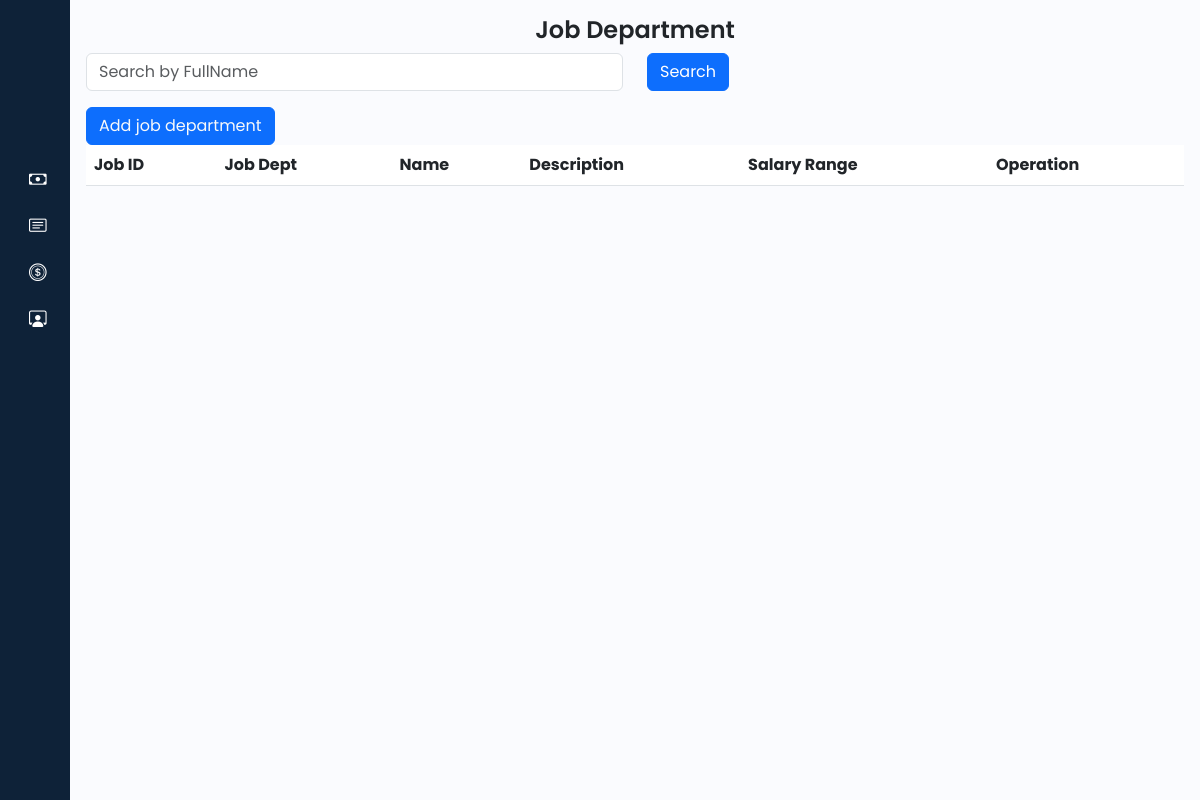
Page /admin/jobDepartment.php on the earlier database version.
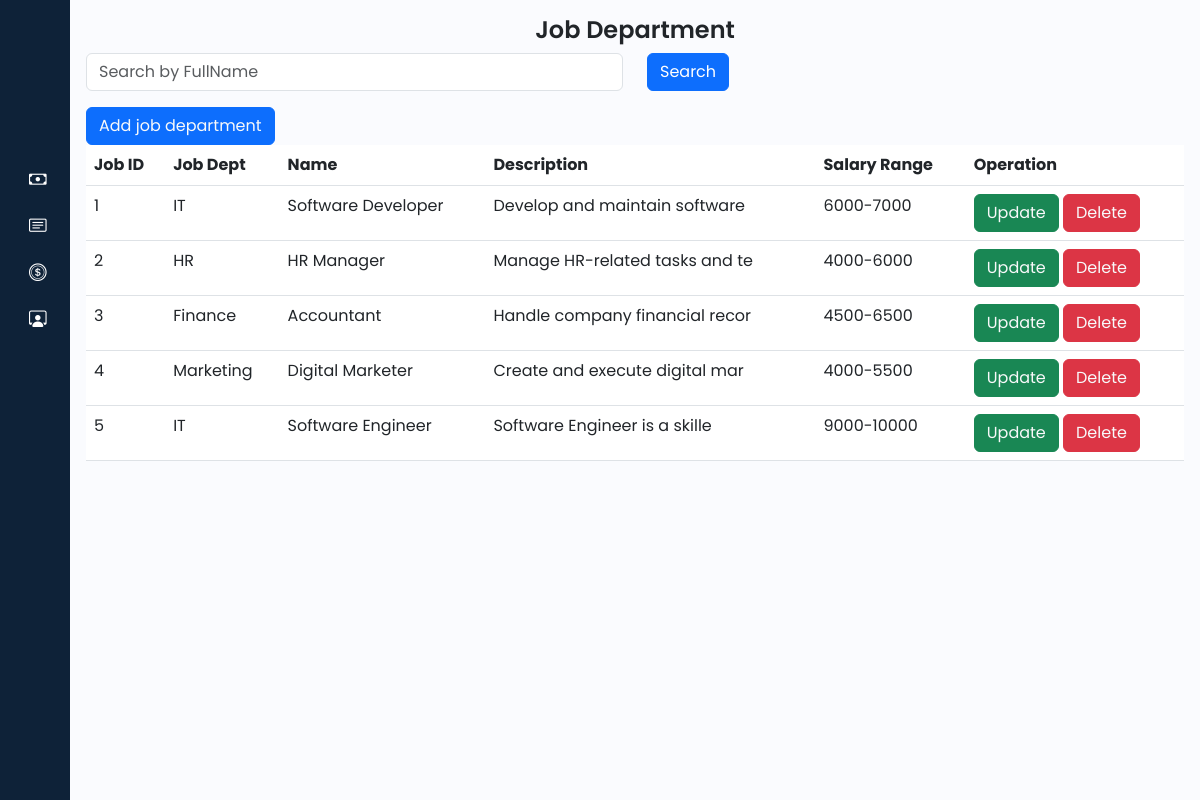
Same page on the later database version.
### tables this page shows
CREATE TABLE `job_department` (
  `job_ID` int(11) NOT NULL,
  `job_dept` varchar(30) DEFAULT NULL,
  `name` varchar(30) DEFAULT NULL,
  `description` varchar(30) DEFAULT NULL,
  `salary_range` varchar(30) DEFAULT NULL
);

### admin/jobDepartment.php (the view, shortened to what this page needs)
<?php
@include '../connection/connect.php';
$select = "SELECT * FROM job_department";
$result = mysqli_query($con, $select);
?>
<!DOCTYPE html>
<html lang="en">
<head>
    <link href="https://cdn.lineicons.com/4.0/lineicons.css" rel="stylesheet" />
    <link href="https://cdn.jsdelivr.net/npm/bootstrap@5.3.0-alpha3/dist/css/bootstrap.min.css" rel="stylesheet"
>
    <link rel="stylesheet" href="https://cdn.jsdelivr.net/npm/bootstrap-icons@1.11.3/font/bootstrap-icons.min.css">
    <link rel="stylesheet" href="style/style.css">
</head>
<body>
    <div class="wrapper">
        <?php include 'sidebar.php'; ?>
        <div class="main p-3">
            <div class="text-center">
                <h1>
                    Job Department
                </h1>
            </div>
            <form method="post">
                <div class="row mb-3">
                    <div class="col-sm">
                        <input type="text" name="search_keyword" class="form-control" placeholder="Search by FullName" value="<?php echo isset($search_keyword) ? $search_keyword : ''; ?>">
                    </div>
                    <div class="col-sm">
                        <button type="submit" name="search" class="btn btn-primary">Search</button>
                    </div>
                </div>
            </form>
            <button class="btn btn-primary">
                <a href="operation/jobDepartment/create.php" class="text-light">Add job department</a>
            </button>
            <table class="table table-inverse">
            <thead>
                <tr>
                    <th>Job ID</th>
                    <th>Job Dept</th>
                    <th>Name</th>
                    <th>Description</th>
                    <th>Salary Range</th>
                    <th>Operation</th>
                </tr>
            </thead>
            <tbody>
                <?php
                if ($result) {
                    while ($row = mysqli_fetch_assoc($result)) {
                        $job_ID = $row['job_ID'];
                        $job_dept = $row['job_dept'];
                        $name = $row['name'];
                        $description = $row['description'];
                        $salary_range = $row['salary_range'];
                        echo '<tr>
                            <td>'.$job_ID.' </td>
                            <td>'.$job_dept.' </td>
                            <td>'.$name.' </td>
                            <td>'.$description.' </td>
                            <td>'.$salary_range.' </td>
                            <td>
                                <button class="btn btn-success"><a href="operation/jobDepartment/update.php?updatejob_ID='.$job_ID.'" class="text-light">Update</a></button>
                                <button class="btn btn-danger"><a href="operation/jobDepartment/delete.php?deletejob_ID='.$job_ID.'" class="text-light">Delete</a></button>
                            </td>
                        </tr>';
                    }
                }
                ?>
            </tbody>
            </table>
        </div>
    </div>
</body>
</html>

### admin/sidebar.php (shortened to what this page needs)
<aside id="sidebar">
            <div class="d-flex">
                <button class="toggle-btn" type="button">
                </button>
            </div>
            <ul class="sidebar-nav">
                <li class="sidebar-item">
                    <a href="employee.php" class="sidebar-link">
                    </a>
                </li>
                <li class="sidebar-item">
                    <a href="jobDepartment.php" class="sidebar-link">
                    </a>
                </li>
                <li class="sidebar-item">
                    <a href="payRoll.php" class="sidebar-link">
                        <i class="bi bi-cash"></i>
                    </a>
                </li>
                <li class="sidebar-item">
                    <a href="qualification.php" class="sidebar-link">
                        <i class="bi bi-card-text"></i>
                    </a>
                </li>
                <li class="sidebar-item">
                    <a href="salaryBonus.php" class="sidebar-link">
                        <i class="bi bi-coin"></i>
                    </a>
                </li>
                <li class="sidebar-item">
                    <a href="admins.php" class="sidebar-link">
                        <i class="bi bi-person-workspace"></i>
                    </a>
                </li>
            </ul>
            <div class="sidebar-footer">
                <a href="../logout.php" class="sidebar-link">
                </a>
            </div>
        </aside>

### admin/style/style.css (style rules this page uses)
a { text-decoration: none; }
li { list-style: none; }
h1 { font-weight: 600; font-size: 1.5rem; }
body { font-family: 'Poppins', sans-serif; }
.wrapper { display: flex; }
.main { min-height: 100vh; width: 100%; overflow: hidden; transition: all 0.35s ease-in-out; background-color: #fafbfe; }
#sidebar { width: 70px; min-width: 70px; z-index: 1000; transition: all .25s ease-in-out; background-color: #0e2238; display: flex; flex-direction: column; }
.toggle-btn { background-color: transparent; cursor: pointer; border: 0; padding: 1rem 1.5rem; }
.sidebar-nav { padding: 2rem 0; flex: 1 1 auto; }
a.sidebar-link { padding: .625rem 1.625rem; color: #FFF; display: block; font-size: 0.9rem; white-space: nowrap; border-left: 3px solid transparent; }
.sidebar-link i { font-size: 1.1rem; margin-right: .75rem; }
.sidebar-item { position: relative; }

Differences in the rows shown:
added job_department: job_ID "1", job_dept "IT", name "Software Developer", description "Develop and maintain software", salary_range "6000-7000"
added job_department: job_ID "2", job_dept "HR", name "HR Manager", description "Manage HR-related tasks and te", salary_range "4000-6000"
added job_department: job_ID "3", job_dept "Finance", name "Accountant", description "Handle company financial recor", salary_range "4500-6500"
added job_department: job_ID "4", job_dept "Marketing", name "Digital Marketer", description "Create and execute digital mar", salary_range "4000-5500"
added job_department: job_ID "5", job_dept "IT", name "Software Engineer", description "Software Engineer is a skille", salary_range "9000-10000"
